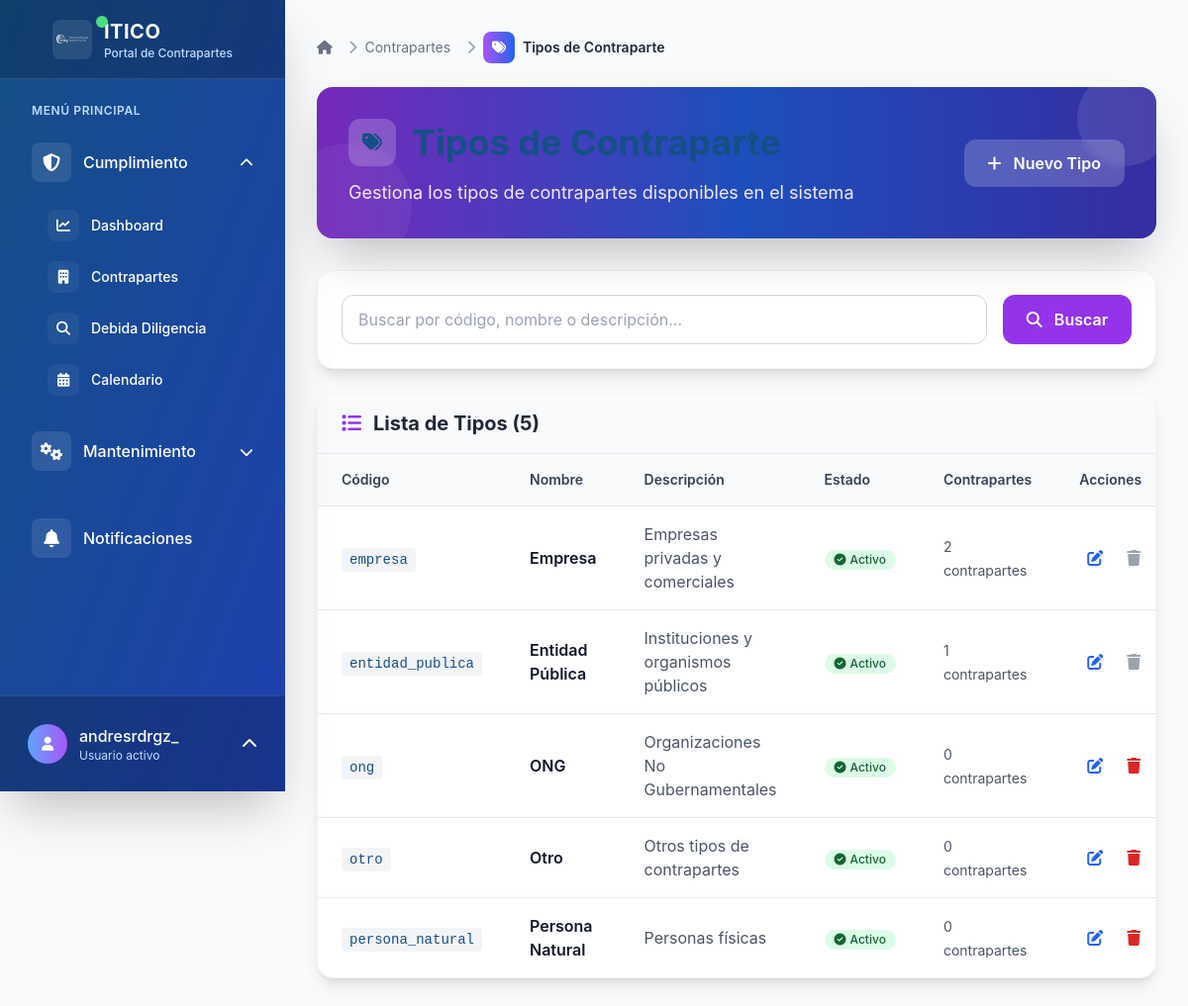
/contrapartes/tipos/ (signed in), run on the app's committed database.
### contrapartes/models.py (models this page shows, shortened)
class TipoContraparte(models.Model):
    codigo = models.CharField(
        max_length=20,
        unique=True,
        verbose_name="Código",
        help_text="Código único para identificar el tipo (ej: empresa, ong, etc.)"
    )
    nombre = models.CharField(
        max_length=100,
        verbose_name="Nombre",
        help_text="Nombre descriptivo del tipo de contraparte"
    )
    descripcion = models.TextField(
        blank=True,
        null=True,
        verbose_name="Descripción",
        help_text="Descripción detallada del tipo de contraparte"
    )
    activo = models.BooleanField(
        default=True,
        verbose_name="Activo",
        help_text="Indica si este tipo está disponible para nuevas contrapartes"
    )
    creado_por = models.ForeignKey(
        User,
        on_delete=models.PROTECT,
        related_name='tipos_contraparte_creados',
        verbose_name="Creado por"
    )
    fecha_creacion = models.DateTimeField(auto_now_add=True, verbose_name="Fecha de creación")
    fecha_actualizacion = models.DateTimeField(auto_now=True, verbose_name="Última actualización")
    class Meta:
        verbose_name = "Tipo de Contraparte"
        verbose_name_plural = "Tipos de Contraparte"
        ordering = ['nombre']

### contrapartes/views.py (the view)
# urls.py: path('tipos/', views.TipoContraparteListView.as_view(), name='tipo_lista'),
class TipoContraparteListView(LoginRequiredMixin, ListView):
    model = TipoContraparte
    template_name = 'contrapartes/tipo_lista.html'
    context_object_name = 'tipos'
    paginate_by = 20
    def get_queryset(self):
        queryset = TipoContraparte.objects.all()
        search = self.request.GET.get('search')
        if search:
            queryset = queryset.filter(
                Q(codigo__icontains=search) |
                Q(nombre__icontains=search) |
                Q(descripcion__icontains=search)
            )
        return queryset

### templates/contrapartes/tipo_lista.html (shortened to what this page needs)
{% extends 'base.html' %}
{% block breadcrumb %}
<nav aria-label="breadcrumb" class="mb-6">
    <ol class="flex items-center space-x-2 text-sm">
        <li class="flex items-center">
            <a href="{% url 'dashboard:index' %}" class="text-gray-500 hover:text-gray-700 transition-colors duration-200">
                <i class="fas fa-home"></i>
            </a>
        </li>
        <li class="flex items-center">
            <i class="fas fa-chevron-right text-gray-400 mx-2"></i>
            <a href="{% url 'contrapartes:lista' %}" class="text-gray-500 hover:text-gray-700 transition-colors duration-200">
                Contrapartes
            </a>
        </li>
        <li class="flex items-center">
            <i class="fas fa-chevron-right text-gray-400 mx-2"></i>
            <div class="flex items-center justify-center w-8 h-8 rounded-lg bg-gradient-to-r from-purple-500 to-blue-600 text-white mr-2">
                <i class="fas fa-tags text-sm"></i>
            </div>
            <span class="font-semibold text-gray-800">Tipos de Contraparte</span>
        </li>
    </ol>
</nav>
{% endblock %}
{% block content %}
<div class="mb-8">
    <div class="bg-gradient-to-r from-purple-600 via-blue-600 to-indigo-700 rounded-2xl p-8 text-white shadow-2xl relative overflow-hidden">
        <div class="absolute inset-0 bg-black bg-opacity-20"></div>
        <div class="absolute -top-4 -right-4 w-24 h-24 bg-white bg-opacity-10 rounded-full"></div>
        <div class="absolute -bottom-8 -left-8 w-32 h-32 bg-white bg-opacity-5 rounded-full"></div>
        <div class="relative z-10">
            <div class="flex justify-between items-center">
                <div>
                    <h1 class="text-3xl lg:text-4xl font-bold mb-3 flex items-center">
                        <div class="w-12 h-12 rounded-xl bg-white bg-opacity-20 flex items-center justify-center mr-4 backdrop-blur-sm">
                            <i class="fas fa-tags text-xl"></i>
                        </div>
                    </h1>
                    <p class="text-lg text-purple-100 leading-relaxed">
                        Gestiona los tipos de contrapartes disponibles en el sistema
                    </p>
                </div>
                <a href="{% url 'contrapartes:tipo_crear' %}" class="bg-white bg-opacity-20 hover:bg-opacity-30 text-white px-6 py-3 rounded-xl font-semibold transition-all duration-200 backdrop-blur-sm">
                    <i class="fas fa-plus mr-2"></i>
                    Nuevo Tipo
                </a>
            </div>
        </div>
    </div>
</div>
<div class="bg-white rounded-2xl shadow-lg border border-gray-100 mb-6 p-6">
    <form method="get" class="flex gap-4">
        <div class="flex-1">
            <input type="text"
                   name="search"
                   value="{{ request.GET.search }}"
                   placeholder="Buscar por código, nombre o descripción..."
                   class="w-full px-4 py-3 border border-gray-300 rounded-xl focus:ring-2 focus:ring-purple-500 focus:border-transparent transition-all duration-200">
        </div>
        <button type="submit" class="px-6 py-3 bg-purple-600 text-white rounded-xl font-semibold hover:bg-purple-700 transition-all duration-200">
            <i class="fas fa-search mr-2"></i>
            Buscar
        </button>
    </form>
</div>
<div class="bg-white rounded-2xl shadow-lg border border-gray-100 overflow-hidden">
    <div class="px-6 py-4 border-b border-gray-200 bg-gray-50">
        <h2 class="text-xl font-bold text-gray-800 flex items-center">
            <i class="fas fa-list mr-3 text-purple-600"></i>
            Lista de Tipos ({{ tipos|length }})
        </h2>
    </div>
    {% if tipos %}
    <div class="overflow-x-auto">
        <table class="w-full">
            <thead class="bg-gray-50 border-b border-gray-200">
                <tr>
                    <th class="px-6 py-4 text-left text-sm font-semibold text-gray-700">Código</th>
                    <th class="px-6 py-4 text-left text-sm font-semibold text-gray-700">Nombre</th>
                    <th class="px-6 py-4 text-left text-sm font-semibold text-gray-700">Descripción</th>
                    <th class="px-6 py-4 text-left text-sm font-semibold text-gray-700">Estado</th>
                    <th class="px-6 py-4 text-left text-sm font-semibold text-gray-700">Contrapartes</th>
                    <th class="px-6 py-4 text-left text-sm font-semibold text-gray-700">Acciones</th>
                </tr>
            </thead>
            <tbody class="divide-y divide-gray-200">
                {% for tipo in tipos %}
                <tr class="hover:bg-gray-50 transition-colors duration-200">
                    <td class="px-6 py-4">
                        <span class="font-mono text-sm bg-gray-100 px-2 py-1 rounded">{{ tipo.codigo }}</span>
                    </td>
                    <td class="px-6 py-4">
                        <span class="font-semibold text-gray-900">{{ tipo.nombre }}</span>
                    </td>
                    <td class="px-6 py-4">
                        <span class="text-gray-600">{{ tipo.descripcion|default:"Sin descripción"|truncatechars:50 }}</span>
                    </td>
                    <td class="px-6 py-4">
                        {% if tipo.activo %}
                            <span class="inline-flex items-center px-2.5 py-0.5 rounded-full text-xs font-medium bg-green-100 text-green-800">
                                <i class="fas fa-check-circle mr-1"></i>
                                Activo
                            </span>
                        {% else %}
                            <span class="inline-flex items-center px-2.5 py-0.5 rounded-full text-xs font-medium bg-red-100 text-red-800">
                                <i class="fas fa-times-circle mr-1"></i>
                                Inactivo
                            </span>
                        {% endif %}
                    </td>
                    <td class="px-6 py-4">
                        <span class="text-sm text-gray-600">{{ tipo.contrapartes.count }} contrapartes</span>
                    </td>
                    <td class="px-6 py-4">
                        <div class="flex items-center space-x-2">
                            <a href="{% url 'contrapartes:tipo_editar' tipo.pk %}"
                               class="text-blue-600 hover:text-blue-800 p-2 rounded-lg hover:bg-blue-50 transition-all duration-200"
                               title="Editar">
                                <i class="fas fa-edit"></i>
                            </a>
                            {% if tipo.contrapartes.count == 0 %}
                            <a href="{% url 'contrapartes:tipo_eliminar' tipo.pk %}"
                               class="text-red-600 hover:text-red-800 p-2 rounded-lg hover:bg-red-50 transition-all duration-200"
                               title="Eliminar">
                                <i class="fas fa-trash"></i>
                            </a>
                            {% else %}
                            <span class="text-gray-400 p-2" title="No se puede eliminar: tiene contrapartes asociadas">
                                <i class="fas fa-trash"></i>
                            </span>
                            {% endif %}
                        </div>
                    </td>
                </tr>
                {% endfor %}
            </tbody>
        </table>
    </div>
    {% endif %}
</div>
{% endblock %}

### templates/partials/user_menu.html (shortened to what this page needs)
{% if user.is_authenticated %}
    <div class="p-4 border-t border-white border-opacity-10 bg-black bg-opacity-20 flex-shrink-0">
        <div class="relative">
            <button id="user-menu-button" class="group flex items-center w-full text-white hover:bg-white hover:bg-opacity-10 p-3 rounded-xl transition-all duration-300">
                <div class="flex items-center justify-center w-10 h-10 rounded-full bg-gradient-to-r from-blue-400 to-purple-500 mr-3 group-hover:scale-110 transition-transform duration-300 overflow-hidden">
                    {% if user.profile.profile_picture %}
                        <img src="{{ user.profile.profile_picture.url }}"
                             alt="{{ user.get_full_name|default:user.username }}"
                             class="w-full h-full object-cover">
                    {% else %}
                        <i class="fas fa-user text-sm"></i>
                    {% endif %}
                </div>
                <div class="flex-1 text-left">
                    <p class="font-medium truncate group-hover:translate-x-1 transition-transform duration-300">{{ user.get_full_name|default:user.username }}</p>
                    <p class="text-xs text-blue-200">Usuario activo</p>
                </div>
                <i class="fas fa-chevron-up ml-2 transform group-hover:rotate-180 transition-transform duration-300" id="chevron-icon"></i>
            </button>
        </div>
    </div>
{% endif %}

### static/css/itico.css (style rules this page uses)
:root { --color-primario: #154F86; --color-blanco: #FFFFFF; --color-exito: #10B981; --color-advertencia: #F59E0B; --color-error: #EF4444; --color-info: #3B82F6; --color-fondo: var(--color-blanco); --color-fondo-secundario: #F9FAFB; --color-texto: var(--color-primario); --color-texto-secundario: #6B7280; --color-borde: #E5E7EB; --sombra-sm: 0 1px 2px 0 rgba(0, 0, 0, 0.05); --sombra-md: 0 4px 6px -1px rgba(0, 0, 0, 0.1); --sombra-lg: 0 10px 15px -3px rgba(0, 0, 0, 0.1); }
* { margin: 0; padding: 0; box-sizing: border-box; }
body { background: var(--color-fondo); color: var(--color-texto); font-family: -apple-system, BlinkMacSystemFont, 'Segoe UI', Roboto, Oxygen, Ubuntu, Cantarell, sans-serif; line-height: 1.6; }
h1, h2, h3, h4, h5, h6 { color: var(--color-primario); margin-bottom: 1rem; font-weight: 600; }
h1 { font-size: 2.5rem; }
h2 { font-size: 2rem; }
a { color: var(--color-primario); text-decoration: none; transition: color 0.3s ease; }
.shadow-lg { box-shadow: var(--sombra-lg); }
.rounded { border-radius: 0.5rem; }
.rounded-lg { border-radius: 0.75rem; }
.p-2 { padding: 0.5rem; }
.p-3 { padding: 0.75rem; }
.p-4 { padding: 1rem; }
.p-6 { padding: 1.5rem; }
.mb-3 { margin-bottom: 0.75rem; }
.mb-6 { margin-bottom: 1.5rem; }

### data on the page
TipoContraparte: codigo "empresa", nombre "Empresa", descripcion "Empresas privadas y comerciales", activo True (drawn), contrapartes.count "2"
TipoContraparte: codigo "entidad_publica", nombre "Entidad Pública", descripcion "Instituciones y organismos públicos", activo True (drawn), contrapartes.count "1"
TipoContraparte: codigo "ong", nombre "ONG", descripcion "Organizaciones No Gubernamentales", activo True (drawn), contrapartes.count "0"
TipoContraparte: codigo "otro", nombre "Otro", descripcion "Otros tipos de contrapartes", activo True (drawn), contrapartes.count "0"
TipoContraparte: codigo "persona_natural", nombre "Persona Natural", descripcion "Personas físicas", activo True (drawn), contrapartes.count "0"

### other printed values
{{ user.get_full_name|default:user.username }} "andresrdrgz_"
{{ tipos|length }} "5"
